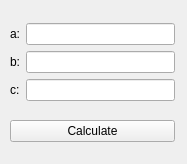
<?xml version="1.0" encoding="UTF-8"?>
<ui version="4.0">
 <class>quadraticWindow</class>
 <widget class="QMainWindow" name="quadraticWindow">
  <property name="geometry">
   <rect>
    <x>0</x>
    <y>0</y>
    <width>187</width>
    <height>164</height>
   </rect>
  </property>
  <property name="windowTitle">
   <string>Quadratic Line</string>
  </property>
  <widget class="QWidget" name="centralwidget">
   <widget class="QWidget" name="">
    <property name="geometry">
     <rect>
      <x>10</x>
      <y>10</y>
      <width>165</width>
      <height>145</height>
     </rect>
    </property>
    <layout class="QVBoxLayout" name="verticalLayout">
     <item>
      <layout class="QGridLayout" name="gridLayout">
       <item row="1" column="1">
        <widget class="QLineEdit" name="bBox"/>
       </item>
       <item row="1" column="0">
        <widget class="QLabel" name="label_2">
         <property name="text">
          <string>b:</string>
         </property>
        </widget>
       </item>
       <item row="2" column="0">
        <widget class="QLabel" name="label_3">
         <property name="text">
          <string>c:</string>
         </property>
        </widget>
       </item>
       <item row="2" column="1">
        <widget class="QLineEdit" name="cBox"/>
       </item>
       <item row="0" column="0">
        <widget class="QLabel" name="label">
         <property name="text">
          <string>a:</string>
         </property>
        </widget>
       </item>
       <item row="0" column="1">
        <widget class="QLineEdit" name="aBox"/>
       </item>
      </layout>
     </item>
     <item>
      <widget class="QPushButton" name="calcBtn">
       <property name="text">
        <string>Calculate</string>
       </property>
      </widget>
     </item>
    </layout>
   </widget>
  </widget>
 </widget>
 <resources/>
 <connections/>
</ui>
